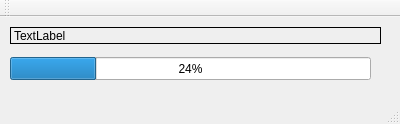
<?xml version="1.0" encoding="UTF-8"?>
<ui version="4.0">
 <class>MainWindow</class>
 <widget class="QMainWindow" name="MainWindow">
  <property name="geometry">
   <rect>
    <x>0</x>
    <y>0</y>
    <width>400</width>
    <height>124</height>
   </rect>
  </property>
  <property name="windowTitle">
   <string>MainWindow</string>
  </property>
  <widget class="QWidget" name="centralWidget">
   <widget class="QLabel" name="label">
    <property name="geometry">
     <rect>
      <x>10</x>
      <y>10</y>
      <width>371</width>
      <height>17</height>
     </rect>
    </property>
    <property name="frameShape">
     <enum>QFrame::Box</enum>
    </property>
    <property name="text">
     <string>TextLabel</string>
    </property>
   </widget>
   <widget class="QProgressBar" name="progressBar">
    <property name="geometry">
     <rect>
      <x>10</x>
      <y>40</y>
      <width>361</width>
      <height>23</height>
     </rect>
    </property>
    <property name="value">
     <number>24</number>
    </property>
   </widget>
  </widget>
  <widget class="QMenuBar" name="menuBar">
   <property name="geometry">
    <rect>
     <x>0</x>
     <y>0</y>
     <width>400</width>
     <height>16</height>
    </rect>
   </property>
  </widget>
  <widget class="QToolBar" name="mainToolBar">
   <attribute name="toolBarArea">
    <enum>TopToolBarArea</enum>
   </attribute>
   <attribute name="toolBarBreak">
    <bool>false</bool>
   </attribute>
  </widget>
  <widget class="QStatusBar" name="statusBar"/>
 </widget>
 <layoutdefault spacing="6" margin="11"/>
 <resources/>
 <connections/>
</ui>
